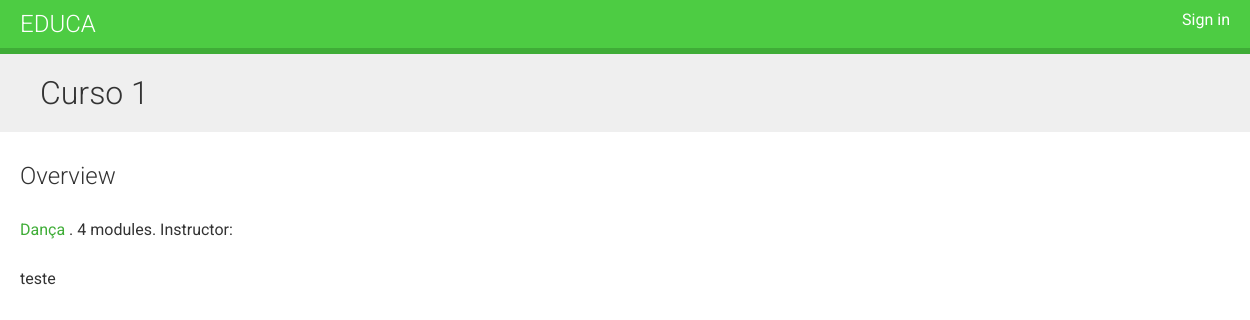
/course/curso1/, run on an earlier commit of the app's database.
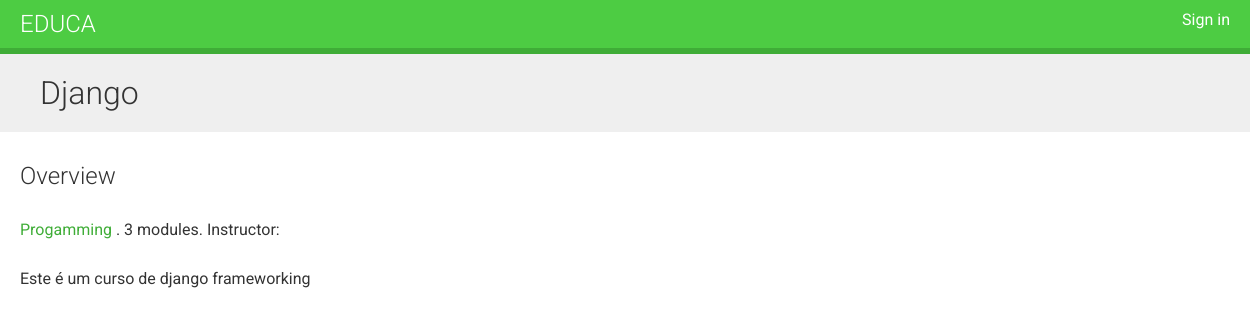
And on a later commit of the database.
### courses/models.py (models this page shows, shortened)
class Course(models.Model):
    owner = models.ForeignKey(User, related_name='courses_created', on_delete=models.CASCADE)
    subject = models.ForeignKey(Subject, related_name='courses', on_delete=models.CASCADE)
    students = models.ManyToManyField(User, related_name='courses_joined', blank=True)
    title = models.CharField(max_length=255)
    slug = models.SlugField(max_length=255, unique=True)
    overview = models.TextField()
    created = models.DateTimeField(auto_now_add=True)
    class meta:
        ordering = ['-created']

class Subject(models.Model):
    title = models.CharField(max_length=255)
    slug = models.SlugField(max_length=255, unique=True)
    class meta:
        ordering = ['title']

### courses/views.py (the view)
# urls.py: path('<slug:slug>/', views.CourseDetailView.as_view(), name='course_detail'),
class CourseDetailView(DetailView):
    model = Course
    template_name = 'courses/course/detail.html'

### courses/templates/courses/course/detail.html (shortened to what this page needs)
{% extends "base.html" %}
{% block content %}
  {% with subject=object.subject %}
    <h1>
      {{ object.title }}
    </h1>
    <div class="module">
      <h2>Overview</h2>
      <p>
        <a href="{% url 'course_list_subject' subject.slug %}">
          {{ subject.title }}
        </a>.
        {{ object.modules.count }} modules.
        Instructor: {{ object.owner.get_full_name }}
      </p>
      {{ object.overview|linebreaks }}
    </div>
  {% endwith %}
{% endblock %}

What changed in the data, as far as the page shows it:
no longer on this page (row unchanged): Subject: title "Dança"
changed Course: title "Curso 1" → "Django"; modules.count "4" → "3"; overview "teste" → "Este é um curso de django frameworking"
now on this page (row unchanged): Subject: title "Progamming"
